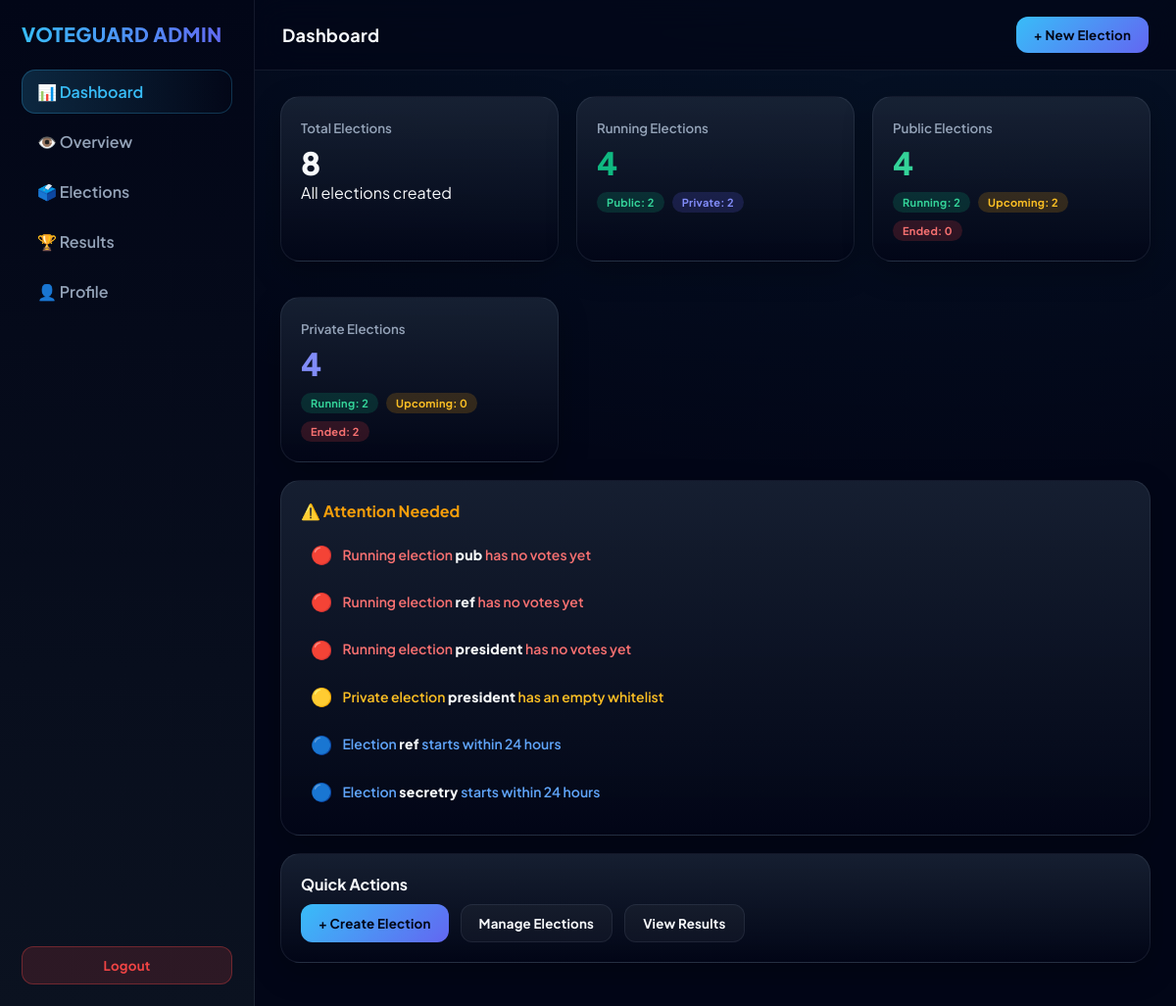
The app's page /admin/dashboard (signed in) with its own data.
### app.py (models this page shows)
class Election(db.Model):
    id = db.Column(db.Integer, primary_key=True)
    admin_id = db.Column(db.Integer, db.ForeignKey("admin.id"))
    name = db.Column(db.String(120))
    election_type = db.Column(db.String(20))  # public / private
    public_code = db.Column(db.String(20), nullable=True)
    start_time = db.Column(db.String(40), nullable=True)
    end_time = db.Column(db.String(40), nullable=True)
    result_visible = db.Column(db.Boolean, default=True)
    candidates = db.relationship("Candidate", backref="election", cascade="all,delete")
    votes = db.relationship("Vote", backref="election", cascade="all,delete")
    whitelist = db.relationship("VoterWhitelist", backref="election", cascade="all,delete")

### app.py (the view)
@app.route("/admin/dashboard")
def admin_dashboard():
    if not require_admin_login():
        return redirect("/")
    if "voter_logged" in session:
        flash("Voters cannot access admin panel")
        return redirect("/voter/dashboard")
    admin = Admin.query.get(session.get("admin_id"))
    elections = Election.query.filter_by(admin_id=admin.id).all()
    from datetime import datetime
    for e in elections:
        total_votes = Vote.query.filter_by(election_id=e.id).count()
        e.total_votes = total_votes
        e.is_upcoming = False
        e.is_running  = False
        e.is_ended    = False
        if e.start_time and e.end_time:
            start = datetime.fromisoformat(e.start_time)
            end   = datetime.fromisoformat(e.end_time)
            now   = datetime.now()
            if now < start:
                e.is_upcoming = True
            elif start <= now <= end:
                e.is_running = True
            else:
                e.is_ended = True
        results = []
        for c in e.candidates:
            vote_count = Vote.query.filter_by(candidate_id=c.id).count()
            if e.election_type == "private" and not election_has_ended(e):
                display_count = "—"
            else:
                display_count = vote_count
            results.append({
                "id": c.id,
                "candidate": c.name,
                "party": c.party,
                "description": c.description,
                "photo": f"/static/uploads/{c.photo}" if c.photo else None,
                "count": display_count,
                "raw_count": vote_count
            })
        visible_counts = [
            r["raw_count"]
            for r in results
            if isinstance(r["count"], int)
        ]
        if visible_counts:
            max_votes = max(visible_counts)
            for r in results:
                r["is_winner"] = (r["raw_count"] == max_votes and max_votes > 0)
        else:
            for r in results:
                r["is_winner"] = False
        e.results = results
    return render_template(
        "admin_dashboard.html",
        admin=admin,          # ← REQUIRED
        elections=elections,
        datetime=datetime
    )

### app.py (called while the page is built)
def election_has_ended(election):
    if not election.end_time:
        return False
    return datetime.now() >= datetime.fromisoformat(election.end_time)

def require_admin_login():
    if "admin_id" not in session or not session["admin_id"]:
        flash("Admin login required")
        return False
    return True

### templates/admin_dashboard.html (shortened to what this page needs)
<!DOCTYPE html>
<html lang="en">
<head>
</head>
<body>
<aside class="sidebar">
  <div class="sidebar-brand">VOTEGUARD ADMIN</div>
  <ul class="nav-menu">
    <li class="nav-item active" onclick="switchView('dashboard')">📊 Dashboard</li>
    <li class="nav-item" onclick="switchView('overview')">👁️ Overview</li>
    <li class="nav-item" onclick="switchView('elections')">🗳️ Elections</li>
    <li class="nav-item" onclick="switchView('results')">🏆 Results</li>
    <li class="nav-item" onclick="switchView('profile')">👤 Profile</li>
  </ul>
  <div class="sidebar-footer">
<button class="btn btn-danger" style="width:100%" onclick="openLogoutConfirm()">
  Logout
</button>
  </div>
</aside>
<main class="main-wrapper">
<header class="top-header">
  <h2 id="view-title">Dashboard</h2>
  <div id="header-actions" style="display:flex;gap:10px">
  </div>
</header>
<section id="dashboard" class="view-container">
  <div class="stat-grid">
    <div class="card">
      <small>Total Elections</small>
      <h1>{{ elections|length }}</h1>
      <div class="note">All elections created</div>
    </div>
    <div class="card">
      <small>Running Elections</small>
      <h1 style="color:var(--green)">
        {{ elections|selectattr("is_running")|list|length }}
      </h1>
      <div class="stat-breakdown">
        <span class="chip chip-public">
          Public:
          {{
            elections
            | selectattr("is_running")
            | selectattr("election_type","equalto","public")
            | list | length
          }}
        </span>
        <span class="chip chip-private">
          Private:
          {{
            elections
            | selectattr("is_running")
            | selectattr("election_type","equalto","private")
            | list | length
          }}
        </span>
      </div>
    </div>
    <div class="card">
      <small>Public Elections</small>
      <h1 style="color:#34d399">
        {{ elections|selectattr("election_type","equalto","public")|list|length }}
      </h1>
      <div class="stat-breakdown">
        <span class="chip chip-running">
          Running:
          {{
            elections
            | selectattr("election_type","equalto","public")
            | selectattr("is_running")
            | list | length
          }}
        </span>
        <span class="chip chip-upcoming">
          Upcoming:
          {{ elections
            | selectattr("election_type","equalto","public")
            | selectattr("is_upcoming")
            | list | length }}
        </span>
        <span class="chip chip-ended">
          Ended:
          {{
            elections
            | selectattr("election_type","equalto","public")
            | selectattr("is_ended")
            | list | length
          }}
        </span>
      </div>
    </div>
    <div class="card">
      <small>Private Elections</small>
      <h1 style="color:#818cf8">
        {{ elections|selectattr("election_type","equalto","private")|list|length }}
      </h1>
      <div class="stat-breakdown">
        <span class="chip chip-running">
          Running:
          {{
            elections
            | selectattr("election_type","equalto","private")
            | selectattr("is_running")
            | list | length
          }}
        </span>
        <span class="chip chip-upcoming">
          Upcoming:
          {{
            elections
            | selectattr("election_type","equalto","private")
            | selectattr("is_upcoming")
            | list | length
          }}
        </span>
        <span class="chip chip-ended">
          Ended:
          {{
            elections
            | selectattr("election_type","equalto","private")
            | selectattr("is_ended")
            | list | length
          }}
        </span>
      </div>
    </div>
  </div>
{% set alerts = [] %}
{% if alerts|length > 0 %}
<div class="card">
  <h3 style="color:var(--yellow)">⚠️ Attention Needed</h3>
  <ul style="margin-top:10px;line-height:1.8;list-style:none;padding-left:0">
    {% for a in alerts %}
      <li
        class="alert-item alert-{{ a.level }}"
        onclick="handleDashboardAlert(
          '{{ a.action }}',
          '{{ a.id }}',
          '{{ a.name|default('') }}',
          '{{ a.start|default('') }}',
          '{{ a.end|default('') }}'
        )"
      >
        <span class="alert-icon">{{ a.icon }}</span>
        <span class="alert-text">{{ a.text | safe }}</span>
      </li>
    {% endfor %}
  </ul>
</div>
{% endif %}
  <div class="card">
    <h3>Quick Actions</h3>
    <div style="display:flex;flex-wrap:wrap;gap:12px;margin-top:10px">
      <button class="btn btn-primary" onclick="openModal('createElectionModal')">
        + Create Election
      </button>
      <button class="btn btn-outline" onclick="switchView('elections')">
        Manage Elections
      </button>
      <button class="btn btn-outline" onclick="switchView('results')">
        View Results
      </button>
    </div>
  </div>
</section>
</main>
</body>
</html>

### templates/admin_dashboard.html (style rules this page uses)
:root { --bg-dark:#020617; --bg-panel:#020617; --sidebar-bg:#0b1220; --card-bg:rgba(30,41,59,.72); --card-bg-hover:rgba(30,41,59,.88); --border:rgba(148,163,184,.12); --blue:#38bdf8; --indigo:#6366f1; --green:#10b981; --red:#ef4444; --yellow:#f59e0b; --text:#f8fafc; --muted:#94a3b8; --muted-soft:#64748b; --radius-xl:20px; --radius-lg:16px; --radius-md:12px; --shadow-soft:0 10px 30px rgba(0,0,0,.25); --shadow-hover:0 20px 60px rgba(0,0,0,.45); --blur:blur(14px); }
* { margin:0; padding:0; box-sizing:border-box; font-family:"Plus Jakarta Sans",system-ui,sans-serif; }
html,body { height:100%; overflow-x: hidden; }
body { background: radial-gradient(1200px 600px at 80% -10%,rgba(56,189,248,.08),transparent), linear-gradient(180deg,#020617,#020617); color:var(--text); display:flex; overflow:hidden; -webkit-font-smoothing:antialiased; }
.sidebar { width:260px; background:linear-gradient(180deg,#020617,#0b1220); border-right:1px solid var(--border); padding:22px; display:flex; flex-direction:column; gap:18px; }
.sidebar-brand { font-size:20px; font-weight:800; letter-spacing:.4px; background:linear-gradient(90deg,var(--blue),var(--indigo)); -webkit-background-clip:text; -webkit-text-fill-color:transparent; margin-bottom:6px; }
.nav-menu { list-style:none; display:flex; flex-direction:column; gap:6px; }
.nav-item { padding:12px 16px; border-radius:14px; cursor:pointer; color:var(--muted); font-weight:600; display:flex; align-items:center; gap:12px; transition:.25s ease; }
.nav-item.active { background:linear-gradient(90deg,rgba(56,189,248,.18),transparent); color:var(--blue); box-shadow:inset 0 0 0 1px rgba(56,189,248,.25); }
.sidebar-footer { margin-top:auto; }
.main-wrapper { flex:1; display:flex; flex-direction:column; height:100vh; }
.top-header { height:72px; padding:0 28px; display:flex; align-items:center; justify-content:space-between; background:rgba(2,6,23,.75); backdrop-filter:blur(16px); border-bottom:1px solid var(--border); z-index:50; }
#view-title { font-size:18px; font-weight:700; letter-spacing:.3px; }
.view-container { flex:1; padding:26px; overflow-y:auto; display:none; animation:fadeUp .35s ease; }
.view-container.active { display:block; }
.card { background:linear-gradient(180deg,var(--card-bg),rgba(2,6,23,.85)); border:1px solid var(--border); border-radius:var(--radius-xl); padding:20px; margin-bottom:18px; backdrop-filter:var(--blur); box-shadow:var(--shadow-soft); transition:.3s ease; }
.stat-grid { display:grid; grid-template-columns:repeat(auto-fit,minmax(220px,1fr)); gap:18px; }
.card h1 { font-size:32px; font-weight:800; margin-top:6px; }
.card h3 { font-size:16px; font-weight:700; }
.card b { font-weight:700; }
.card small { color:var(--muted); font-weight:600; }
.btn { padding:10px 18px; border-radius:12px; border:none; cursor:pointer; font-weight:700; letter-spacing:.2px; transition:.25s ease; }
.btn-primary { background:linear-gradient(135deg,var(--blue),var(--indigo)); color:#020617; }
.btn-outline { background:rgba(255,255,255,.04); border:1px solid var(--border); color:var(--text); }
.btn-danger { background:rgba(239,68,68,.15); color:var(--red); border:1px solid rgba(239,68,68,.35); }
.view-container { position:relative; }
.view-enter-left { animation:slideInLeft .35s ease forwards; }
.btn { position:relative; }
.stat-breakdown { display:flex; flex-wrap:wrap; gap:8px; margin-top:10px; }
.chip { padding:4px 10px; border-radius:999px; font-size:11px; font-weight:700; letter-spacing:.3px; }
.chip-public { background:rgba(16,185,129,.18); color:#34d399; }
.chip-private { background:rgba(99,102,241,.18); color:#818cf8; }
.chip-running { background:rgba(16,185,129,.18); color:#34d399; }
.chip-upcoming { background:rgba(245,158,11,.18); color:#fbbf24; }
.chip-ended { background:rgba(239,68,68,.18); color:#f87171; }
.alert-item { display:flex; align-items:center; gap:10px; padding:8px 10px; border-radius:10px; cursor:pointer; transition:.25s ease; }
.alert-icon { font-size:18px; }
.alert-text { font-size:14px; font-weight:600; }
.alert-critical { color:#f87171; }
.alert-warning { color:#fbbf24; }
.alert-info { color:#60a5fa; }
.alert-text b { font-weight:900; color:#f6f8f8; letter-spacing:.3px; text-shadow: 0 0 6px rgba(255, 255, 255, 0.888), }
.card { max-width:100%; overflow:hidden; }

### records on screen
Election: icon "🔴", text "Running election pub has no votes yet"
Election: icon "🔴", text "Running election ref has no votes yet"
Election: icon "🔴", text "Running election president has no votes yet", icon "🟡", text "Private election president has an empty whitelist"

### other values on screen
{{ elections|length }} "8"
{{ elections|selectattr("is_running")|list|length }} "4"
{{ elections|selectattr("election_type","equalto","public")|list|length }} "4"
{{ elections|selectattr("election_type","equalto","private")|list|length }} "4"
{{ a.icon }} "🔵" "🔵"
{{ a.text | safe }} "Election ref starts within 24 hours" "Election secretry starts within 24 hours"
